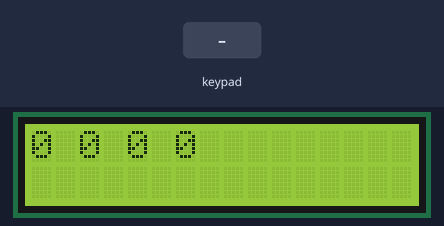
Bench run of a sketch on a simulated Arduino Uno, built with avr-gcc and run on an emulated ATmega328P. On the bench: 16×2 character LCD. Wiring (inferred from the names in the program): 4×4 keypad with keys 1 2 3 A 4 5 6 B 7 8 9 C * 0 # D (labels assumed): rows pin 5, pin 4, pin 3, pin 2; columns pin 6, pin 7, pin 8, pin 9. The test bench sets the inputs (shaded band). EEPROM starts erased; what the sketch prints to the serial monitor is not drawn.

Above: at 1.2 s.
1.3 s: key '8' pressed
At 1.9 s:
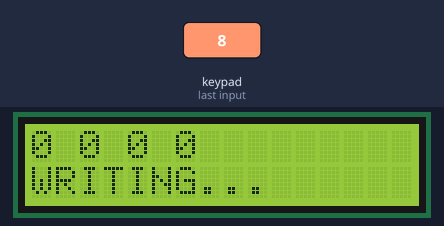
2.9 s: key '9' pressed
At 3.9 s:
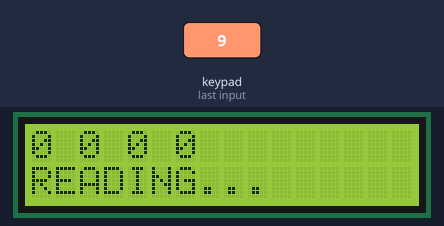
4.5 s: key '7' pressed
At 5.6 s:
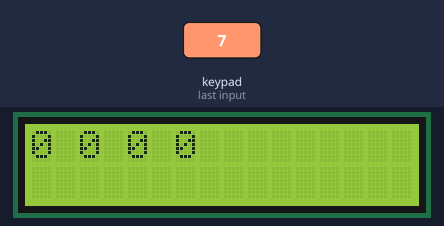
Timing chart, 0 to 7.5 s (numbered marks = the images above; inputs shaded):
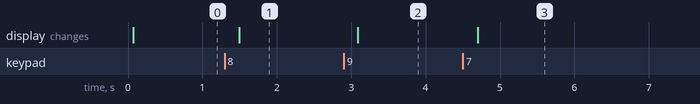

Measured:
- after the input at 1.3 s, the display: changes after 0.20 s (image 1)
- after the input at 2.9 s, the display: changes after 0.19 s (image 2)
- after the input at 4.5 s, the display: changes after 0.20 s (image 3)

The sketch:

P05_Display.ino
```cpp
#include <Arduino.h>

// Praktikum P05:
// Tasterfeld

#include <avr/io.h>
#include <avr/interrupt.h>
#include <stdbool.h>
#include <EEPROM.h>
#include <LiquidCrystal_I2C.h>

// Columns
#define C1 6
#define C2 7
#define C3 8
#define C4 9
// Rows
#define R1 5
#define R2 4
#define R3 3
#define R4 2

#define ROWS 4
#define COLS 4

#define S1 0
#define S2 1
#define S3 2
#define S4 3
#define S5 4
#define S6 5
#define S7 6
#define S8 7
#define S9 8
#define S10 9
#define S11 10
#define S12 11
#define S13 12
#define S14 13
#define S15 14
#define S16 15

#define PLUS 0x0
#define MINUS 0x1

#define NONE 0x0
#define PRINT 0x1
#define READ 0x2
#define WRITE 0x3

// lcd display
const static int LCD_I2C_ADDRESS = 0x27;
const static int LCD_COLS = 16;
const static int LCD_ROWS = 2;
LiquidCrystal_I2C lcd(LCD_I2C_ADDRESS, LCD_COLS, LCD_ROWS);

#define COPY_INPUT_MATRIX_TO_PREVIOUS         \
  for (uint8_t i = 0; i < (ROWS * COLS); i++) \
    previousInputMatrix[i] = inputMatrix[i];

volatile uint32_t time_current = 0;
volatile uint32_t last_display_time = 0;
const uint32_t cycle_time_display = 1000;

volatile uint8_t currentRow = 0;
volatile uint8_t inputMatrix[ROWS * COLS] = {0};
volatile uint8_t previousInputMatrix[ROWS * COLS] = {0};

volatile int8_t p0 = 0;
volatile int8_t p1 = 0;
volatile int8_t p2 = 0;
volatile int8_t p3 = 0;
volatile int8_t memoryAction = NONE;

volatile int8_t printStatus = NONE;
volatile int8_t writeStatus = NONE;
volatile int8_t readStatus = NONE;

volatile int8_t *pointerP0 = &p0;
volatile int8_t *pointerP1 = &p1;
volatile int8_t *pointerP2 = &p2;
volatile int8_t *pointerP3 = &p3;

#define STATE(input) (input == HIGH) ? "|1 " : "|0 "

#define INDEX(currentCol) (currentRow * ROWS) + currentCol

#define CHANGE_VALUE(buttonId, currentParameter, operator)                        \
  if (inputMatrix[buttonId] == HIGH && previousInputMatrix[buttonId] == LOW)      \
  {                                                                               \
    (*currentParameter) = (*currentParameter) + ((operator== PLUS) ? 1 : -1 * 1); \
  }

#define PRINT_PARAMS  \
  lcd.print(p0);      \
  lcd.print(" "); \
  lcd.print(p1);      \
  lcd.print(" "); \
  lcd.print(p2);      \
  lcd.print(" "); \
  lcd.print(p3);

#define CLEAR_INPUT_LINE(y) lcd.setCursor(0, y); lcd.print("                ");

void setup()
{
  TCCR1A = 0;
  TCCR1B = 0;
  TCCR1B |= (1 << WGM12);
  OCR1A = 2499;                        // 16 MHz / 64 (Prescaler) = 250000 Ticks/s => 2500 Ticks/10ms - 1
  TIMSK1 |= (1 << OCIE1A);             // Enable Timer1 compare interrupt
  TCCR1B |= (1 << CS11) | (1 << CS10); // Start Timer1 with prescaler 64

  pinMode(C1, INPUT);
  pinMode(C2, INPUT);
  pinMode(C3, INPUT);
  pinMode(C4, INPUT);

  pinMode(R1, INPUT);
  pinMode(R2, INPUT);
  pinMode(R3, INPUT);
  pinMode(R4, INPUT);

  sei();

  lcd.init();
  lcd.backlight();
  lcd.clear();

  PRINT_PARAMS;

  Serial.begin(9600);
  Serial.println("Ready...");
}

void loop()
{
  if (printStatus == PRINT)
  {
    CLEAR_INPUT_LINE(1);
    CLEAR_INPUT_LINE(0);
    lcd.setCursor(0, 0);
    PRINT_PARAMS;
    printStatus = NONE;
  }

  if (readStatus == READ)
  {
    CLEAR_INPUT_LINE(1);
    lcd.setCursor(0, 1);
    lcd.print("READING...");
    p0 = EEPROM.read(0);
    p1 = EEPROM.read(1);
    p2 = EEPROM.read(2);
    p3 = EEPROM.read(3);
    readStatus = NONE;
  }

  if (writeStatus == WRITE)
  {
    CLEAR_INPUT_LINE(1);
    lcd.setCursor(0, 1);
    lcd.print("WRITING...");
    EEPROM.put(0, p0);
    EEPROM.put(1, p1);
    EEPROM.put(2, p2);
    EEPROM.put(3, p3);
    writeStatus = NONE;
  }
  COPY_INPUT_MATRIX_TO_PREVIOUS;
}

ISR(TIMER1_COMPA_vect)
{
  // Hier alle 10 ms reinspringen.
  // Taster auslesen, Zustandsautomat
  switch (currentRow)
  {
  case 0:
    pinMode(R1, OUTPUT);
    pinMode(R2, INPUT);
    pinMode(R3, INPUT);
    pinMode(R4, INPUT);
    digitalWrite(R1, HIGH);
    break;
  case 1:
    pinMode(R1, INPUT);
    pinMode(R2, OUTPUT);
    pinMode(R3, INPUT);
    pinMode(R4, INPUT);
    digitalWrite(R2, HIGH);
    break;
  case 2:
    pinMode(R1, INPUT);
    pinMode(R2, INPUT);
    pinMode(R3, OUTPUT);
    pinMode(R4, INPUT);
    digitalWrite(R3, HIGH);
    break;
  case 3:
    pinMode(R1, INPUT);
    pinMode(R2, INPUT);
    pinMode(R3, INPUT);
    pinMode(R4, OUTPUT);
    digitalWrite(R4, HIGH);
    break;
  }

  inputMatrix[INDEX(0)] = digitalRead(C1);
  inputMatrix[INDEX(1)] = digitalRead(C2);
  inputMatrix[INDEX(2)] = digitalRead(C3);
  inputMatrix[INDEX(3)] = digitalRead(C4);

  CHANGE_VALUE(S1, &p0, PLUS);
  CHANGE_VALUE(S2, &p1, PLUS);
  CHANGE_VALUE(S3, &p2, PLUS);
  CHANGE_VALUE(S4, &p3, PLUS);

  CHANGE_VALUE(S5, &p0, MINUS);
  CHANGE_VALUE(S6, &p1, MINUS);
  CHANGE_VALUE(S7, &p2, MINUS);
  CHANGE_VALUE(S8, &p3, MINUS);

  if (inputMatrix[S9] == LOW && previousInputMatrix[S9] == HIGH)
    printStatus = PRINT;

  if (inputMatrix[S10] == LOW && previousInputMatrix[S10] == HIGH)
    writeStatus = WRITE;

  if (inputMatrix[S11] == LOW && previousInputMatrix[S11] == HIGH)
    readStatus = READ;

  currentRow = (currentRow + 1) % ROWS;
}
```
